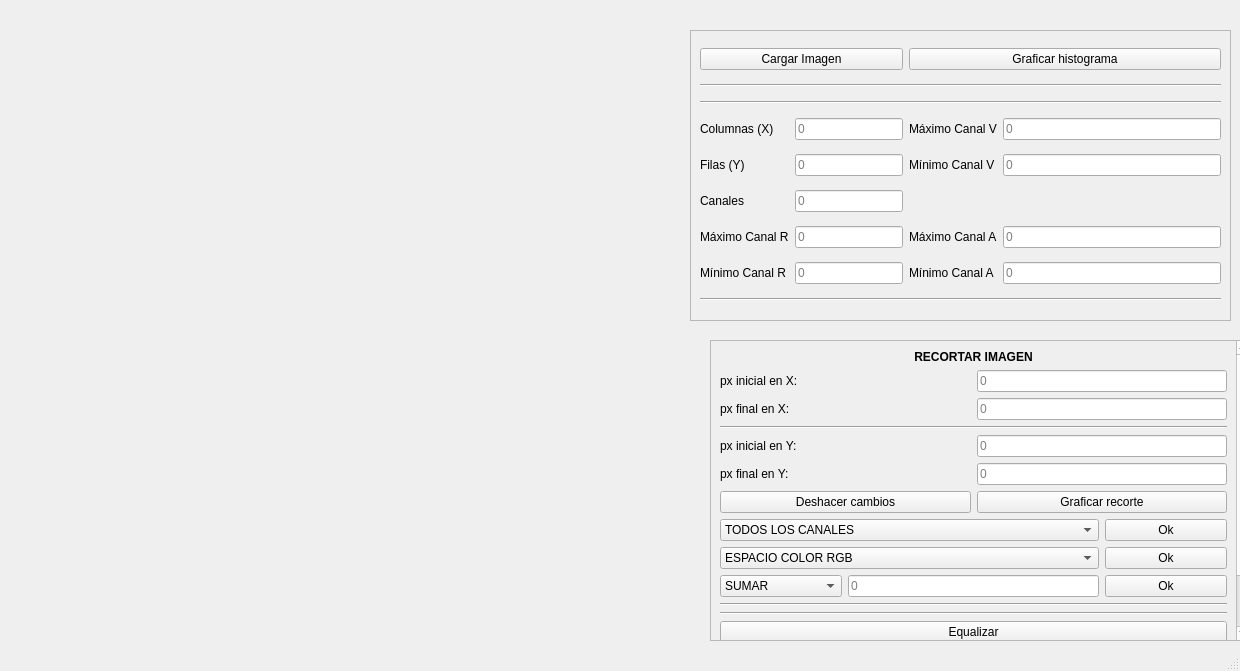
<?xml version="1.0" encoding="UTF-8"?>
<ui version="4.0">
 <class>MainWindow</class>
 <widget class="QMainWindow" name="MainWindow">
  <property name="geometry">
   <rect>
    <x>0</x>
    <y>0</y>
    <width>1240</width>
    <height>671</height>
   </rect>
  </property>
  <property name="windowTitle">
   <string>MainWindow</string>
  </property>
  <widget class="QWidget" name="centralwidget">
   <widget class="QWidget" name="campo_histograma" native="true">
    <property name="geometry">
     <rect>
      <x>30</x>
      <y>30</y>
      <width>651</width>
      <height>291</height>
     </rect>
    </property>
    <widget class="QWidget" name="verticalLayoutWidget_3">
     <property name="geometry">
      <rect>
       <x>10</x>
       <y>10</y>
       <width>631</width>
       <height>271</height>
      </rect>
     </property>
     <layout class="QVBoxLayout" name="layout_histograma"/>
    </widget>
   </widget>
   <widget class="QWidget" name="campo_img" native="true">
    <property name="geometry">
     <rect>
      <x>30</x>
      <y>340</y>
      <width>651</width>
      <height>301</height>
     </rect>
    </property>
    <widget class="QWidget" name="verticalLayoutWidget_5">
     <property name="geometry">
      <rect>
       <x>10</x>
       <y>10</y>
       <width>631</width>
       <height>281</height>
      </rect>
     </property>
     <layout class="QVBoxLayout" name="layout_img"/>
    </widget>
   </widget>
   <widget class="QScrollArea" name="scrollArea">
    <property name="geometry">
     <rect>
      <x>710</x>
      <y>340</y>
      <width>541</width>
      <height>301</height>
     </rect>
    </property>
    <property name="verticalScrollBarPolicy">
     <enum>Qt::ScrollBarAlwaysOn</enum>
    </property>
    <property name="widgetResizable">
     <bool>true</bool>
    </property>
    <widget class="QWidget" name="scrollAreaWidgetContents">
     <property name="geometry">
      <rect>
       <x>0</x>
       <y>-37</y>
       <width>522</width>
       <height>365</height>
      </rect>
     </property>
     <layout class="QGridLayout" name="gridLayout">
      <item row="1" column="2" colspan="2">
       <widget class="QLineEdit" name="edit_xi">
        <property name="placeholderText">
         <string>0</string>
        </property>
       </widget>
      </item>
      <item row="2" column="2" colspan="2">
       <widget class="QLineEdit" name="edit_xf">
        <property name="placeholderText">
         <string>0</string>
        </property>
       </widget>
      </item>
      <item row="13" column="0" colspan="4">
       <widget class="Line" name="line_3">
        <property name="orientation">
         <enum>Qt::Horizontal</enum>
        </property>
       </widget>
      </item>
      <item row="4" column="2" colspan="2">
       <widget class="QLineEdit" name="edit_yi">
        <property name="placeholderText">
         <string>0</string>
        </property>
       </widget>
      </item>
      <item row="11" column="0" colspan="3">
       <widget class="QComboBox" name="box_cambiar_colores">
        <item>
         <property name="text">
          <string>ESPACIO COLOR RGB</string>
         </property>
        </item>
        <item>
         <property name="text">
          <string>BGR</string>
         </property>
        </item>
        <item>
         <property name="text">
          <string>HSV</string>
         </property>
        </item>
        <item>
         <property name="text">
          <string>HLS</string>
         </property>
        </item>
        <item>
         <property name="text">
          <string>Lab</string>
         </property>
        </item>
        <item>
         <property name="text">
          <string>GRAY</string>
         </property>
        </item>
        <item>
         <property name="text">
          <string>YCRCB</string>
         </property>
        </item>
        <item>
         <property name="text">
          <string>Luv</string>
         </property>
        </item>
        <item>
         <property name="text">
          <string>YUV</string>
         </property>
        </item>
       </widget>
      </item>
      <item row="10" column="0" colspan="3">
       <widget class="QComboBox" name="box_cambiar_canal">
        <item>
         <property name="text">
          <string>TODOS LOS CANALES</string>
         </property>
        </item>
        <item>
         <property name="text">
          <string>Rojo</string>
         </property>
        </item>
        <item>
         <property name="text">
          <string>Verde</string>
         </property>
        </item>
        <item>
         <property name="text">
          <string>Azul</string>
         </property>
        </item>
       </widget>
      </item>
      <item row="11" column="3">
       <widget class="QPushButton" name="ok_espacio_color">
        <property name="text">
         <string>Ok</string>
        </property>
       </widget>
      </item>
      <item row="12" column="1" colspan="2">
       <widget class="QLineEdit" name="edit_operacion">
        <property name="placeholderText">
         <string>0</string>
        </property>
       </widget>
      </item>
      <item row="16" column="0" colspan="4">
       <widget class="QPushButton" name="boton_contar">
        <property name="text">
         <string>Contar células</string>
        </property>
       </widget>
      </item>
      <item row="2" column="0" colspan="2">
       <widget class="QLabel" name="label_3">
        <property name="text">
         <string>px final en X:</string>
        </property>
       </widget>
      </item>
      <item row="15" column="0" colspan="4">
       <widget class="QPushButton" name="boton_equalizar">
        <property name="text">
         <string>Equalizar</string>
        </property>
       </widget>
      </item>
      <item row="5" column="2" colspan="2">
       <widget class="QLineEdit" name="edit_yf">
        <property name="placeholderText">
         <string>0</string>
        </property>
       </widget>
      </item>
      <item row="1" column="0" colspan="2">
       <widget class="QLabel" name="label_2">
        <property name="text">
         <string>px inicial en X:</string>
        </property>
       </widget>
      </item>
      <item row="5" column="0" colspan="2">
       <widget class="QLabel" name="label_5">
        <property name="text">
         <string>px final en Y:</string>
        </property>
       </widget>
      </item>
      <item row="0" column="0" colspan="4">
       <widget class="QLabel" name="label">
        <property name="text">
         <string>&lt;html&gt;&lt;head/&gt;&lt;body&gt;&lt;p align=&quot;center&quot;&gt;&lt;span style=&quot; font-weight:600;&quot;&gt;RECORTAR IMAGEN&lt;/span&gt;&lt;/p&gt;&lt;/body&gt;&lt;/html&gt;</string>
        </property>
       </widget>
      </item>
      <item row="12" column="3">
       <widget class="QPushButton" name="ok_operaciones">
        <property name="text">
         <string>Ok</string>
        </property>
       </widget>
      </item>
      <item row="14" column="0" colspan="4">
       <widget class="Line" name="line_5">
        <property name="orientation">
         <enum>Qt::Horizontal</enum>
        </property>
       </widget>
      </item>
      <item row="17" column="0" colspan="4">
       <widget class="QPushButton" name="boton_cerrar">
        <property name="text">
         <string>Cerrar</string>
        </property>
       </widget>
      </item>
      <item row="4" column="0" colspan="2">
       <widget class="QLabel" name="label_4">
        <property name="text">
         <string>px inicial en Y:</string>
        </property>
       </widget>
      </item>
      <item row="3" column="0" colspan="4">
       <widget class="Line" name="line">
        <property name="orientation">
         <enum>Qt::Horizontal</enum>
        </property>
       </widget>
      </item>
      <item row="12" column="0">
       <widget class="QComboBox" name="box_operaciones">
        <item>
         <property name="text">
          <string>SUMAR</string>
         </property>
        </item>
        <item>
         <property name="text">
          <string>RESTAR</string>
         </property>
        </item>
        <item>
         <property name="text">
          <string>MULTIPLICAR</string>
         </property>
        </item>
        <item>
         <property name="text">
          <string>DIVIDIR</string>
         </property>
        </item>
       </widget>
      </item>
      <item row="10" column="3">
       <widget class="QPushButton" name="ok_canales">
        <property name="text">
         <string>Ok</string>
        </property>
       </widget>
      </item>
      <item row="7" column="0" colspan="2">
       <widget class="QPushButton" name="pushButton">
        <property name="text">
         <string>Deshacer cambios</string>
        </property>
       </widget>
      </item>
      <item row="7" column="2" colspan="2">
       <widget class="QPushButton" name="boton_recorte">
        <property name="text">
         <string>Graficar recorte</string>
        </property>
       </widget>
      </item>
     </layout>
    </widget>
   </widget>
   <widget class="QScrollArea" name="scrollArea_2">
    <property name="geometry">
     <rect>
      <x>690</x>
      <y>30</y>
      <width>541</width>
      <height>291</height>
     </rect>
    </property>
    <property name="widgetResizable">
     <bool>true</bool>
    </property>
    <widget class="QWidget" name="scrollAreaWidgetContents_2">
     <property name="geometry">
      <rect>
       <x>0</x>
       <y>0</y>
       <width>539</width>
       <height>289</height>
      </rect>
     </property>
     <layout class="QGridLayout" name="gridLayout_2">
      <item row="3" column="5">
       <widget class="QLineEdit" name="edit_maxv">
        <property name="readOnly">
         <bool>true</bool>
        </property>
        <property name="placeholderText">
         <string>0</string>
        </property>
       </widget>
      </item>
      <item row="6" column="5">
       <widget class="QLineEdit" name="edit_maxa">
        <property name="readOnly">
         <bool>true</bool>
        </property>
        <property name="placeholderText">
         <string>0</string>
        </property>
       </widget>
      </item>
      <item row="4" column="5">
       <widget class="QLineEdit" name="edit_minv">
        <property name="readOnly">
         <bool>true</bool>
        </property>
        <property name="placeholderText">
         <string>0</string>
        </property>
       </widget>
      </item>
      <item row="5" column="1" colspan="2">
       <widget class="QLineEdit" name="edit_canales">
        <property name="readOnly">
         <bool>true</bool>
        </property>
        <property name="placeholderText">
         <string>0</string>
        </property>
       </widget>
      </item>
      <item row="1" column="0" colspan="6">
       <widget class="Line" name="line_7">
        <property name="orientation">
         <enum>Qt::Horizontal</enum>
        </property>
       </widget>
      </item>
      <item row="0" column="0" colspan="3">
       <widget class="QPushButton" name="boton_cargar">
        <property name="text">
         <string>Cargar Imagen</string>
        </property>
       </widget>
      </item>
      <item row="3" column="3" colspan="2">
       <widget class="QLabel" name="label_12">
        <property name="text">
         <string>Máximo Canal V</string>
        </property>
       </widget>
      </item>
      <item row="7" column="1" colspan="2">
       <widget class="QLineEdit" name="edit_minr">
        <property name="readOnly">
         <bool>true</bool>
        </property>
        <property name="placeholderText">
         <string>0</string>
        </property>
       </widget>
      </item>
      <item row="3" column="0">
       <widget class="QLabel" name="label_6">
        <property name="text">
         <string>Columnas (X)</string>
        </property>
       </widget>
      </item>
      <item row="3" column="1" colspan="2">
       <widget class="QLineEdit" name="edit_columnas">
        <property name="readOnly">
         <bool>true</bool>
        </property>
        <property name="placeholderText">
         <string>0</string>
        </property>
       </widget>
      </item>
      <item row="5" column="0">
       <widget class="QLabel" name="label_8">
        <property name="text">
         <string>Canales</string>
        </property>
       </widget>
      </item>
      <item row="4" column="3" colspan="2">
       <widget class="QLabel" name="label_11">
        <property name="text">
         <string>Mínimo Canal V</string>
        </property>
       </widget>
      </item>
      <item row="6" column="3" colspan="2">
       <widget class="QLabel" name="label_14">
        <property name="text">
         <string>Máximo Canal A</string>
        </property>
       </widget>
      </item>
      <item row="4" column="0">
       <widget class="QLabel" name="label_7">
        <property name="text">
         <string>Filas (Y)</string>
        </property>
       </widget>
      </item>
      <item row="4" column="1" colspan="2">
       <widget class="QLineEdit" name="edit_filas">
        <property name="readOnly">
         <bool>true</bool>
        </property>
        <property name="placeholderText">
         <string>0</string>
        </property>
       </widget>
      </item>
      <item row="7" column="3" colspan="2">
       <widget class="QLabel" name="label_13">
        <property name="text">
         <string>Mínimo Canal A</string>
        </property>
       </widget>
      </item>
      <item row="0" column="3" colspan="3">
       <widget class="QPushButton" name="boton_histograma">
        <property name="text">
         <string>Graficar histograma</string>
        </property>
       </widget>
      </item>
      <item row="2" column="0" colspan="6">
       <widget class="Line" name="line_8">
        <property name="orientation">
         <enum>Qt::Horizontal</enum>
        </property>
       </widget>
      </item>
      <item row="7" column="0">
       <widget class="QLabel" name="label_10">
        <property name="text">
         <string>Mínimo Canal R</string>
        </property>
       </widget>
      </item>
      <item row="7" column="5">
       <widget class="QLineEdit" name="edit_mina">
        <property name="readOnly">
         <bool>true</bool>
        </property>
        <property name="placeholderText">
         <string>0</string>
        </property>
       </widget>
      </item>
      <item row="6" column="1" colspan="2">
       <widget class="QLineEdit" name="edit_maxr">
        <property name="readOnly">
         <bool>true</bool>
        </property>
        <property name="placeholderText">
         <string>0</string>
        </property>
       </widget>
      </item>
      <item row="6" column="0">
       <widget class="QLabel" name="label_9">
        <property name="text">
         <string>Máximo Canal R</string>
        </property>
       </widget>
      </item>
      <item row="8" column="0" colspan="6">
       <widget class="Line" name="line_6">
        <property name="orientation">
         <enum>Qt::Horizontal</enum>
        </property>
       </widget>
      </item>
     </layout>
    </widget>
   </widget>
  </widget>
  <widget class="QStatusBar" name="statusbar"/>
 </widget>
 <resources/>
 <connections/>
</ui>
